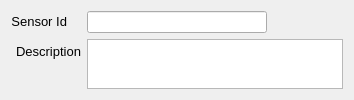
    <widget class="QFrame" name="frame">
     <property name="frameShape">
      <enum>QFrame::NoFrame</enum>
     </property>
     <property name="frameShadow">
      <enum>QFrame::Raised</enum>
     </property>
     <layout class="QFormLayout" name="formLayout">
      <item row="0" column="0">
       <widget class="QLabel" name="label_27">
        <property name="text">
         <string>&lt;!DOCTYPE HTML PUBLIC &quot;-//W3C//DTD HTML 4.0//EN&quot; &quot;http://www.w3.org/TR/REC-html40/strict.dtd&quot;&gt;
&lt;html&gt;&lt;head&gt;&lt;meta name=&quot;qrichtext&quot; content=&quot;1&quot; /&gt;&lt;style type=&quot;text/css&quot;&gt;
p, li { white-space: pre-wrap; }
&lt;/style&gt;&lt;/head&gt;&lt;body style=&quot; font-family:'Sans'; font-size:10pt; font-weight:400; font-style:normal;&quot;&gt;
&lt;table style=&quot;-qt-table-type: root; margin-top:4px; margin-bottom:4px; margin-left:4px; margin-right:4px;&quot;&gt;
&lt;tr&gt;
&lt;td style=&quot;border: none;&quot;&gt;
&lt;p align=&quot;right&quot; style=&quot; margin-top:0px; margin-bottom:0px; margin-left:0px; margin-right:0px; -qt-block-indent:0; text-indent:0px;&quot;&gt;Sensor Id&lt;/p&gt;&lt;/td&gt;&lt;/tr&gt;&lt;/table&gt;&lt;/body&gt;&lt;/html&gt;</string>
        </property>
       </widget>
      </item>
      <item row="1" column="0">
       <widget class="QLabel" name="label">
        <property name="sizePolicy">
         <sizepolicy hsizetype="MinimumExpanding" vsizetype="Preferred">
          <horstretch>0</horstretch>
          <verstretch>0</verstretch>
         </sizepolicy>
        </property>
        <property name="minimumSize">
         <size>
          <width>70</width>
          <height>0</height>
         </size>
        </property>
        <property name="text">
         <string>&lt;!DOCTYPE HTML PUBLIC &quot;-//W3C//DTD HTML 4.0//EN&quot; &quot;http://www.w3.org/TR/REC-html40/strict.dtd&quot;&gt;
&lt;html&gt;&lt;head&gt;&lt;meta name=&quot;qrichtext&quot; content=&quot;1&quot; /&gt;&lt;style type=&quot;text/css&quot;&gt;
p, li { white-space: pre-wrap; }
&lt;/style&gt;&lt;/head&gt;&lt;body style=&quot; font-family:'Sans'; font-size:10pt; font-weight:400; font-style:normal;&quot;&gt;
&lt;table style=&quot;-qt-table-type: root; margin-top:4px; margin-bottom:4px; margin-left:4px; margin-right:4px;&quot;&gt;
&lt;tr&gt;
&lt;td style=&quot;border: none;&quot;&gt;
&lt;p align=&quot;right&quot; style=&quot; margin-top:0px; margin-bottom:0px; margin-left:0px; margin-right:0px; -qt-block-indent:0; text-indent:0px;&quot;&gt;Description&lt;/p&gt;&lt;/td&gt;&lt;/tr&gt;&lt;/table&gt;&lt;/body&gt;&lt;/html&gt;</string>
        </property>
       </widget>
      </item>
      <item row="1" column="1">
       <widget class="QPlainTextEdit" name="descriptionTextEdit">
        <property name="maximumSize">
         <size>
          <width>16777215</width>
          <height>50</height>
         </size>
        </property>
       </widget>
      </item>
      <item row="0" column="1">
       <widget class="QLineEdit" name="lineEdit">
        <property name="maximumSize">
         <size>
          <width>180</width>
          <height>16777215</height>
         </size>
        </property>
       </widget>
      </item>
     </layout>
    </widget>
